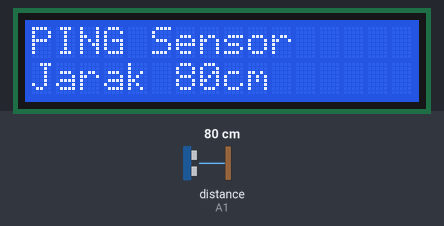
This sketch was run on a simulated Arduino Uno, built with avr-gcc and run on an emulated ATmega328P. On the bench: 16×2 character LCD. Wiring (inferred from the names in the program): ultrasonic range finder: trigger A1; echo A1. The test bench sets the inputs (shaded band); at power-on: distance to the obstacle (sensor on A1) 80 cm. The echo pulse lasts 58.3 µs per cm.

Above: at 1.2 s.
1.3 s: distance to the obstacle (sensor on A1) set to 4 cm
At 2.5 s:
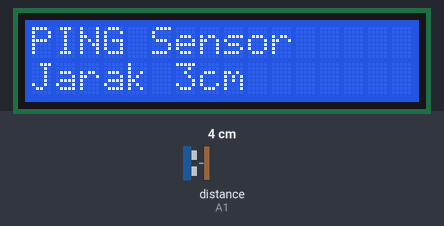
2.8 s: distance to the obstacle (sensor on A1) set to 2 cm
At 3.9 s:
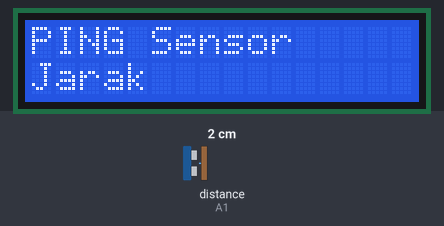
4.3 s: distance to the obstacle (sensor on A1) set to 9 cm
At 5.4 s:
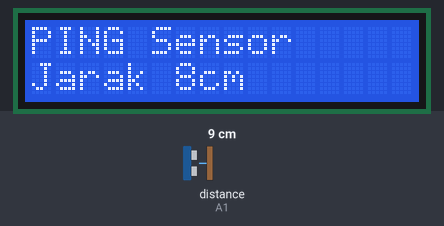
Timing chart, 0 to 7.3 s (numbered marks = the images above; inputs shaded):
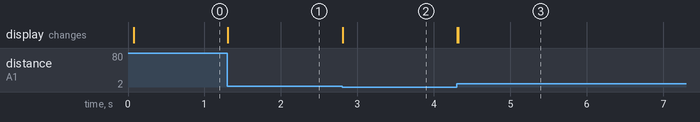

Measured:
- the behaviour switches between 3 and 2 cm on distance to the obstacle (sensor on A1) (found by bisection; images 1 and 2)
- after the input at 1.3 s, the display: changes at once (image 1)
- after the input at 2.8 s, the display: changes at once (image 2)
- after the input at 4.3 s, the display: changes at once (image 3)

The sketch:

13_16520246_02.ino
```cpp
// C++ code
#include <LiquidCrystal.h>
LiquidCrystal lcd(7, 6, 5, 4, 3, 2);
const int ping_Pin = A1;
long dur, cm;

void setup(){
  lcd.begin(16, 2);
  lcd.print("PING Sensor");}

void loop(){
  cm = read_sensor_ultrasonic();

  lcd.setCursor(0,1);
  lcd.print("Jarak ");
  lcd.setCursor(6,1);
  lcd.print(cm);
  print_unit_cm(cm);
}

int read_sensor_ultrasonic(){
  	pinMode(ping_Pin, OUTPUT);
  	digitalWrite(ping_Pin, LOW);
  	delayMicroseconds(2);
  	digitalWrite(ping_Pin, HIGH);
  	delayMicroseconds(5);
  	digitalWrite(ping_Pin, LOW);

  	pinMode(ping_Pin, INPUT);
	dur = pulseIn(ping_Pin, HIGH);
  	cm = microsecondsToCentimeters(dur);

  	if (cm >= 2 && cm <= 330){
    	return cm;
  	} else {
    	return 0;
  	}
}

long microsecondsToCentimeters(long microseconds)
{
  return microseconds / 29 / 2;
}

void print_unit_cm(long cm) {
  int ROW = 1;
  int ERR_Digit = 6;
  int oneDigit = 7;
  int twoDigit = 8;
  int threeDigit = 9;
  int lenUnit = 2;

  if (cm >= 2 && cm < 10){
    lcd.setCursor(oneDigit, ROW);
    lcd.print("cm");
    print_blank(oneDigit+lenUnit, ROW);
  } else if (cm >= 10 && cm < 100){
    lcd.setCursor(twoDigit, ROW);
    lcd.print("cm");
    print_blank(twoDigit+lenUnit, ROW);
  } else if (cm >= 100 && cm <= 330){
    lcd.setCursor(threeDigit, ROW);
    lcd.print("cm");
    print_blank(threeDigit+lenUnit, ROW);
  } else {
    lcd.setCursor(ERR_Digit, ROW);
    print_blank(ERR_Digit, ROW);
  }
}

void print_blank(int col, int row) {

  int total_col = 16;
  for (int i = col; i < total_col; i++) {
    lcd.setCursor(i, row);
    lcd.print(" ");
  }
}
  
```
